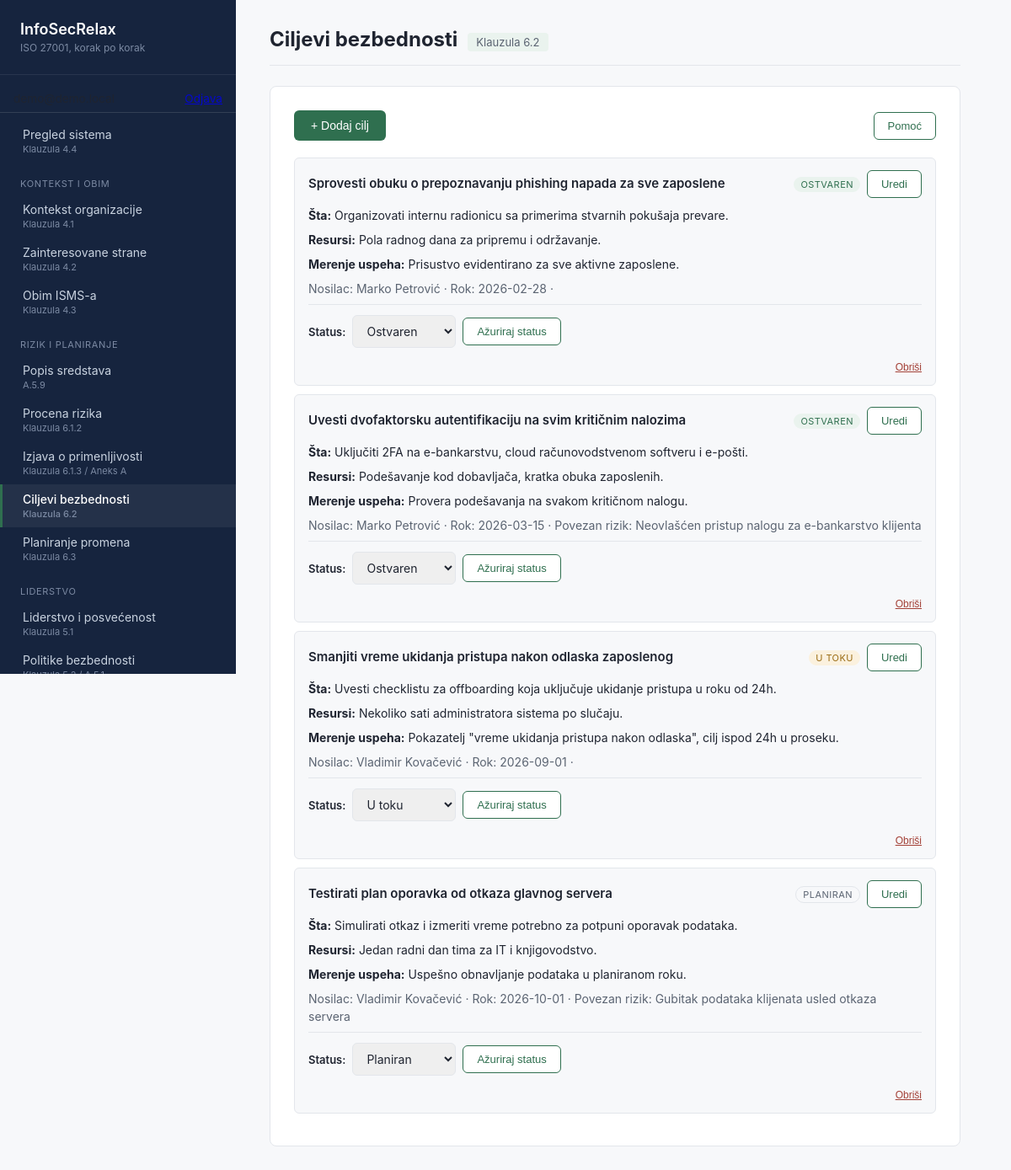
Page /?page=ciljevi (signed in) on the committed database.
### tables this page shows
CREATE TABLE objectives (
    id                  BIGINT UNSIGNED AUTO_INCREMENT PRIMARY KEY,
    organization_id     BIGINT UNSIGNED NOT NULL,
    title               VARCHAR(255) NOT NULL,
    linked_risk_id       BIGINT UNSIGNED NULL,
    what_will_be_done   TEXT NOT NULL COMMENT 'Klauzula 6.2 - pet pitanja plana ostvarenja',
    resources_required   TEXT NULL,
    owner_id            BIGINT UNSIGNED NULL,
    due_date            DATE NULL,
    evaluation_method    TEXT NULL COMMENT 'kako se meri uspeh',
    status               ENUM('planiran','u_toku','ostvaren','neostvaren') NOT NULL DEFAULT 'planiran',
    created_at          TIMESTAMP NOT NULL DEFAULT CURRENT_TIMESTAMP,
    updated_at          TIMESTAMP NOT NULL DEFAULT CURRENT_TIMESTAMP ON UPDATE CURRENT_TIMESTAMP,
    FOREIGN KEY (organization_id) REFERENCES organizations(id) ON DELETE CASCADE,
    FOREIGN KEY (linked_risk_id) REFERENCES risks(id) ON DELETE SET NULL,
    FOREIGN KEY (owner_id) REFERENCES personnel(id) ON DELETE SET NULL,
    INDEX idx_objectives_org (organization_id)
);

CREATE TABLE personnel (
    id                  BIGINT UNSIGNED AUTO_INCREMENT PRIMARY KEY,
    organization_id     BIGINT UNSIGNED NOT NULL,
    full_name           VARCHAR(255) NOT NULL,
    email               VARCHAR(255) NULL,
    employment_type     ENUM('zaposleni','honorarni_saradnik','spoljni_dobavljac','ostalo') NOT NULL DEFAULT 'zaposleni',
    job_title           VARCHAR(255) NULL,
    start_date          DATE NULL,
    end_date            DATE NULL COMMENT 'A.6.5 - koristi se i za merenje vremena ukidanja pristupa (9.1)',
    is_active           BOOLEAN NOT NULL DEFAULT TRUE,
    created_at          TIMESTAMP NOT NULL DEFAULT CURRENT_TIMESTAMP,
    updated_at          TIMESTAMP NOT NULL DEFAULT CURRENT_TIMESTAMP ON UPDATE CURRENT_TIMESTAMP,
    FOREIGN KEY (organization_id) REFERENCES organizations(id) ON DELETE CASCADE,
    INDEX idx_personnel_org (organization_id)
);

CREATE TABLE risks (
    id                  BIGINT UNSIGNED AUTO_INCREMENT PRIMARY KEY,
    organization_id     BIGINT UNSIGNED NOT NULL,
    asset_id            BIGINT UNSIGNED NULL,
    title               VARCHAR(255) NOT NULL,
    threat_description   TEXT NOT NULL,
    vulnerability_description TEXT NOT NULL,
    likelihood          TINYINT UNSIGNED NOT NULL,
    impact              TINYINT UNSIGNED NOT NULL,
    risk_score          SMALLINT UNSIGNED GENERATED ALWAYS AS (likelihood * impact) STORED,
    risk_level          ENUM('nizak','srednji','visok') NULL COMMENT 'racuna aplikacija na osnovu risk_criteria',
    identified_at       DATE NOT NULL,
    review_trigger      ENUM('godisnji_ciklus','incident','promena','ostalo') NOT NULL DEFAULT 'godisnji_ciklus' COMMENT 'Klauzula 8.2',
    status               ENUM('otvoren','u_tretmanu','tretiran','prihvacen','zatvoren') NOT NULL DEFAULT 'otvoren',
    last_reviewed_at    DATE NULL,
    created_at          TIMESTAMP NOT NULL DEFAULT CURRENT_TIMESTAMP,
    updated_at          TIMESTAMP NOT NULL DEFAULT CURRENT_TIMESTAMP ON UPDATE CURRENT_TIMESTAMP,
    FOREIGN KEY (organization_id) REFERENCES organizations(id) ON DELETE CASCADE,
    FOREIGN KEY (asset_id) REFERENCES assets(id) ON DELETE SET NULL,
    INDEX idx_risks_org (organization_id),
    INDEX idx_risks_status (status)
);

### src/includes/objective-card.php (the view, shortened to what this page needs)
<?php
$statusLabels = [
    'planiran'   => 'Planiran',
    'u_toku'     => 'U toku',
    'ostvaren'   => 'Ostvaren',
    'neostvaren' => 'Neostvaren',
];
$statusTone = [
    'planiran'   => 'is-neutral',
    'u_toku'     => 'is-warning',
    'ostvaren'   => 'is-positive',
    'neostvaren' => 'is-danger',
];
?>
<div class="factor-card">
    <div class="card-header-row">
        <span class="card-title"><?= htmlspecialchars($objective['title']) ?></span>
        <div class="button-group">
            <span class="status-badge <?= htmlspecialchars($statusTone[$objective['status']] ?? 'is-neutral') ?>">
                <?= htmlspecialchars($statusLabels[$objective['status']] ?? $objective['status']) ?>
            </span>
            <button type="button" class="btn-secondary"
                onclick='openEditObjectiveModal(<?= json_encode([
                    "id"                 => (int) $objective["id"],
                    "title"              => $objective["title"],
                    "what_will_be_done"  => $objective["what_will_be_done"],
                    "resources_required" => $objective["resources_required"] ?? "",
                    "owner_id"           => $objective["owner_id"] ?? "",
                    "due_date"           => $objective["due_date"] ?? "",
                    "evaluation_method"  => $objective["evaluation_method"] ?? "",
                    "linked_risk_id"     => $objective["linked_risk_id"] ?? "",
                ], JSON_HEX_APOS | JSON_HEX_QUOT | JSON_HEX_TAG | JSON_HEX_AMP) ?>)'>Uredi</button>
        </div>
    </div>
    <p><strong>Šta:</strong> <?= nl2br(htmlspecialchars($objective['what_will_be_done'])) ?></p>
    <?php if (!empty($objective['resources_required'])): ?>
        <p><strong>Resursi:</strong> <?= nl2br(htmlspecialchars($objective['resources_required'])) ?></p>
    <?php endif; ?>
    <?php if (!empty($objective['evaluation_method'])): ?>
        <p><strong>Merenje uspeha:</strong> <?= nl2br(htmlspecialchars($objective['evaluation_method'])) ?></p>
    <?php endif; ?>
    <p class="item-meta">
        <?php if ($objective['owner_name'] !== null): ?>
            Nosilac: <?= htmlspecialchars($objective['owner_name']) ?> ·
        <?php endif; ?>
        <?php if (!empty($objective['due_date'])): ?>
            Rok: <?= htmlspecialchars($objective['due_date']) ?> ·
        <?php endif; ?>
        <?php if ($objective['risk_title'] !== null): ?>
            Povezan rizik: <?= htmlspecialchars($objective['risk_title']) ?>
        <?php endif; ?>
    </p>
    <form method="post" class="subform">
        <div class="form-row form-row-inline">
            <label for="status_<?= (int) $objective['id'] ?>">Status:</label>
            <select name="status" id="status_<?= (int) $objective['id'] ?>">
                <?php foreach ($statusLabels as $value => $label): ?>
                    <option value="<?= htmlspecialchars($value) ?>" <?= $objective['status'] === $value ? 'selected' : '' ?>>
                        <?= htmlspecialchars($label) ?>
                    </option>
                <?php endforeach; ?>
            </select>
            <button type="submit" class="btn-secondary">Ažuriraj status</button>
        </div>
    </form>
    <form method="post" class="factor-delete-form card-footer-right" onsubmit="return confirm('Obrisati ovaj cilj?');">
        <button type="submit" class="btn-delete">Obriši</button>
    </form>
</div>

### src/modules/ciljevi.php (shortened to what this page needs)
<?php
$pdo = getDbConnection();
$organizationId = ensureDefaultOrganization($pdo);
$objectivesStmt = $pdo->prepare(
    'SELECT o.*, p.full_name AS owner_name, r.title AS risk_title
     FROM objectives o
     LEFT JOIN personnel p ON p.id = o.owner_id
     LEFT JOIN risks r ON r.id = o.linked_risk_id
     WHERE o.organization_id = :org_id
     ORDER BY o.due_date IS NULL, o.due_date, o.title'
);
$objectivesStmt->execute(['org_id' => $organizationId]);
$allObjectives = $objectivesStmt->fetchAll();
?>
<div class="toolbar">
    <button type="button" class="btn-primary" onclick="openAddObjectiveModal()">+ Dodaj cilj</button>
    <button type="button" class="btn-secondary" onclick="openHelpModal()">Pomoć</button>
</div>
<?php if (empty($allObjectives)): ?>
    <p class="empty-state">Još uvek nema unetih ciljeva.</p>
<?php else: ?>
    <?php foreach ($allObjectives as $objective): ?>
        <?php include __DIR__ . '/../includes/objective-card.php'; ?>
    <?php endforeach; ?>
<?php endif; ?>

### src/assets/style.css (style rules this page uses)
:root { --color-bg: #f7f8fa; --color-surface: #ffffff; --color-sidebar: #16243e; --color-sidebar-text: #c9d3e0; --color-sidebar-text-muted: #7c8aa3; --color-accent: #2f6f4f; --color-accent-soft: #eaf3ee; --color-warning: #9a6b12; --color-warning-soft: #fbf1de; --color-danger: #a34036; --color-danger-soft: #fbeae7; --color-text: #1f2430; --color-text-muted: #5b6472; --color-border: #e3e6eb; --sidebar-width: 280px; }
* { box-sizing: border-box; }
body { margin: 0; font-family: -apple-system, BlinkMacSystemFont, "Segoe UI", Roboto, sans-serif; background: var(--color-bg); color: var(--color-text); }
.form-row { margin-bottom: 16px; }
.form-row label { display: block; font-size: 13px; font-weight: 600; margin-bottom: 6px; }
.form-row input[type="text"], .form-row input[type="date"], .form-row input[type="number"], .form-row select, .form-row textarea { width: 100%; padding: 9px 12px; border: 1px solid var(--color-border); border-radius: 6px; font-size: 14px; font-family: inherit; color: var(--color-text); }
.form-row-inline { display: flex; align-items: center; gap: 8px; flex-wrap: wrap; }
.form-row-inline label { margin-bottom: 0; }
.form-row-inline select { width: auto; }
.btn-primary { background: var(--color-accent); color: #ffffff; border: none; border-radius: 6px; padding: 10px 20px; font-size: 14px; font-weight: 500; cursor: pointer; }
.btn-secondary { background: var(--color-surface); color: var(--color-accent); border: 1px solid var(--color-accent); border-radius: 6px; padding: 8px 16px; font-size: 13px; font-weight: 500; cursor: pointer; }
.btn-delete { background: none; border: none; color: #a34036; font-size: 12px; cursor: pointer; padding: 0; text-decoration: underline; }
.factor-card { background: var(--color-bg); border: 1px solid var(--color-border); border-radius: 6px; padding: 14px 16px; margin-bottom: 10px; }
.factor-card p { margin: 6px 0 8px; font-size: 14px; line-height: 1.5; }
.factor-delete-form { margin: 0; }
.card-header-row { display: flex; align-items: baseline; justify-content: space-between; flex-wrap: wrap; gap: 12px; margin-bottom: 10px; }
.card-title { font-size: 15px; font-weight: 600; }
.status-badge { display: inline-block; font-size: 11px; text-transform: uppercase; letter-spacing: 0.04em; padding: 2px 8px; border-radius: 999px; }
.status-badge.is-positive { color: var(--color-accent); background: var(--color-accent-soft); }
.status-badge.is-neutral { color: var(--color-text-muted); background: var(--color-bg); border: 1px solid var(--color-border); }
.status-badge.is-warning { color: var(--color-warning); background: var(--color-warning-soft); }
.subform { padding-top: 12px; border-top: 1px solid var(--color-border); }
.item-meta { font-size: 12px; color: var(--color-text-muted); }
.button-group { display: flex; align-items: center; gap: 8px; }
.toolbar { display: flex; align-items: center; justify-content: space-between; gap: 8px; flex-wrap: wrap; margin-bottom: 20px; }
.card-footer-right { display: flex; justify-content: flex-end; margin-top: 12px; }

### rows in the picture
objectives: title "Sprovesti obuku o prepoznavanju phishing napada za sve zaposlene", status "OSTVAREN", what_will_be_done "Organizovati internu radionicu sa primerima stvarnih pokušaja prevare.", resources_required "Pola radnog dana za pripremu i održavanje.", evaluation_method "Prisustvo evidentirano za sve aktivne zaposlene.", owner.full_name "Marko Petrović", due_date "2026-02-28", status "Ostvaren"
objectives: title "Uvesti dvofaktorsku autentifikaciju na svim kritičnim nalozima", status "OSTVAREN", what_will_be_done "Uključiti 2FA na e-bankarstvu, cloud računovodstvenom softveru i e-pošti.", resources_required "Podešavanje kod dobavljača, kratka obuka zaposlenih.", evaluation_method "Provera podešavanja na svakom kritičnom nalogu.", owner.full_name "Marko Petrović", due_date "2026-03-15", linked_risk.title "Neovlašćen pristup nalogu za e-bankarstvo klijenta", status "Ostvaren"
objectives: title "Smanjiti vreme ukidanja pristupa nakon odlaska zaposlenog", status "U TOKU", what_will_be_done "Uvesti checklistu za offboarding koja uključuje ukidanje pristupa u roku od 24h.", resources_required "Nekoliko sati administratora sistema po slučaju.", evaluation_method "Pokazatelj \"vreme ukidanja pristupa nakon odlaska\", cilj ispod 24h u proseku.", owner.full_name "Vladimir Kovačević", due_date "2026-09-01", status "U toku"
objectives: title "Testirati plan oporavka od otkaza glavnog servera", status "PLANIRAN", what_will_be_done "Simulirati otkaz i izmeriti vreme potrebno za potpuni oporavak podataka.", resources_required "Jedan radni dan tima za IT i knjigovodstvo.", evaluation_method "Uspešno obnavljanje podataka u planiranom roku.", owner.full_name "Vladimir Kovačević", due_date "2026-10-01", linked_risk.title "Gubitak podataka klijenata usled otkaza servera", status "Planiran"

### other values in the picture
$item['title'] "Pregled sistema"
$item['iso_ref'] "Klauzula 4.4"
$lastGroup "KONTEKST I OBIM"
$item['title'] "Kontekst organizacije"
$item['iso_ref'] "Klauzula 4.1"
$item['title'] "Zainteresovane strane"
$item['iso_ref'] "Klauzula 4.2"
$item['title'] "Obim ISMS-a"
$item['iso_ref'] "Klauzula 4.3"
$lastGroup "RIZIK I PLANIRANJE"
$item['title'] "Popis sredstava"
$item['iso_ref'] "A.5.9"
$item['title'] "Procena rizika"
$item['iso_ref'] "Klauzula 6.1.2"
$item['title'] "Izjava o primenljivosti"
